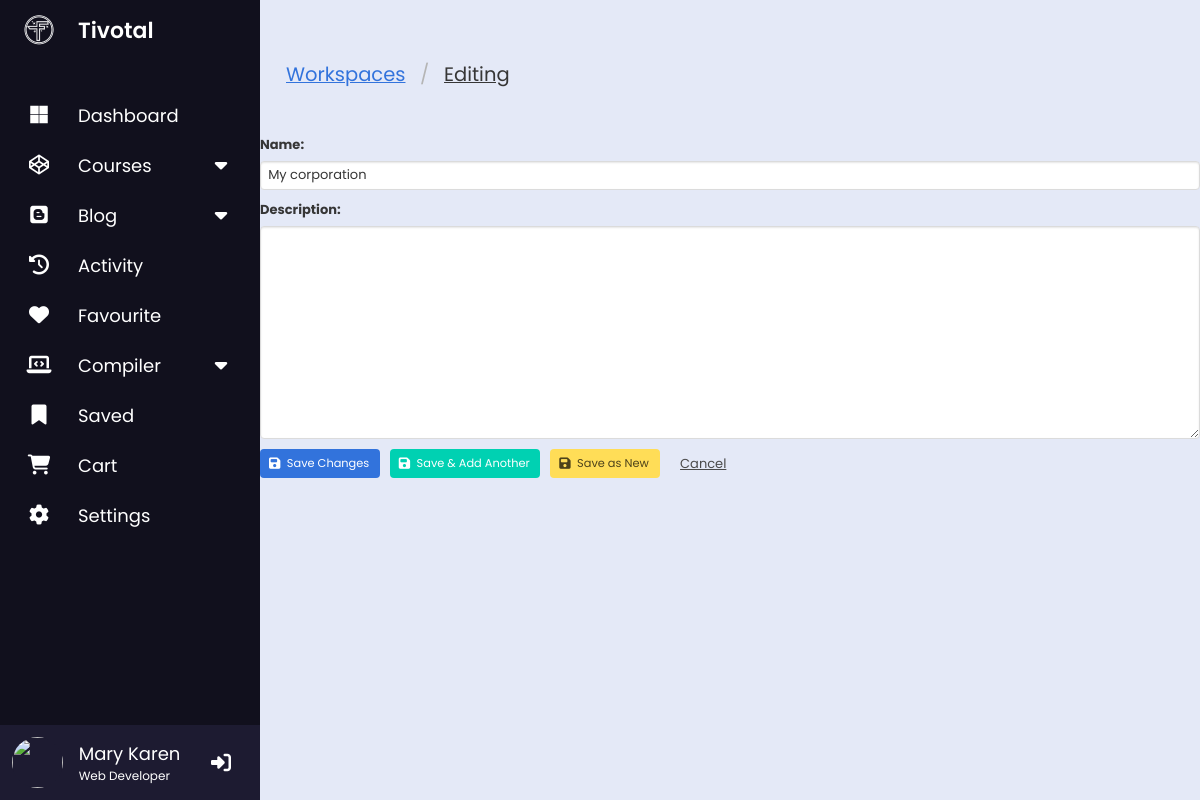
/api/1/workspaces/1/edit/?next=/api/1/workspaces/ (signed in), run on an earlier commit of the app's database.
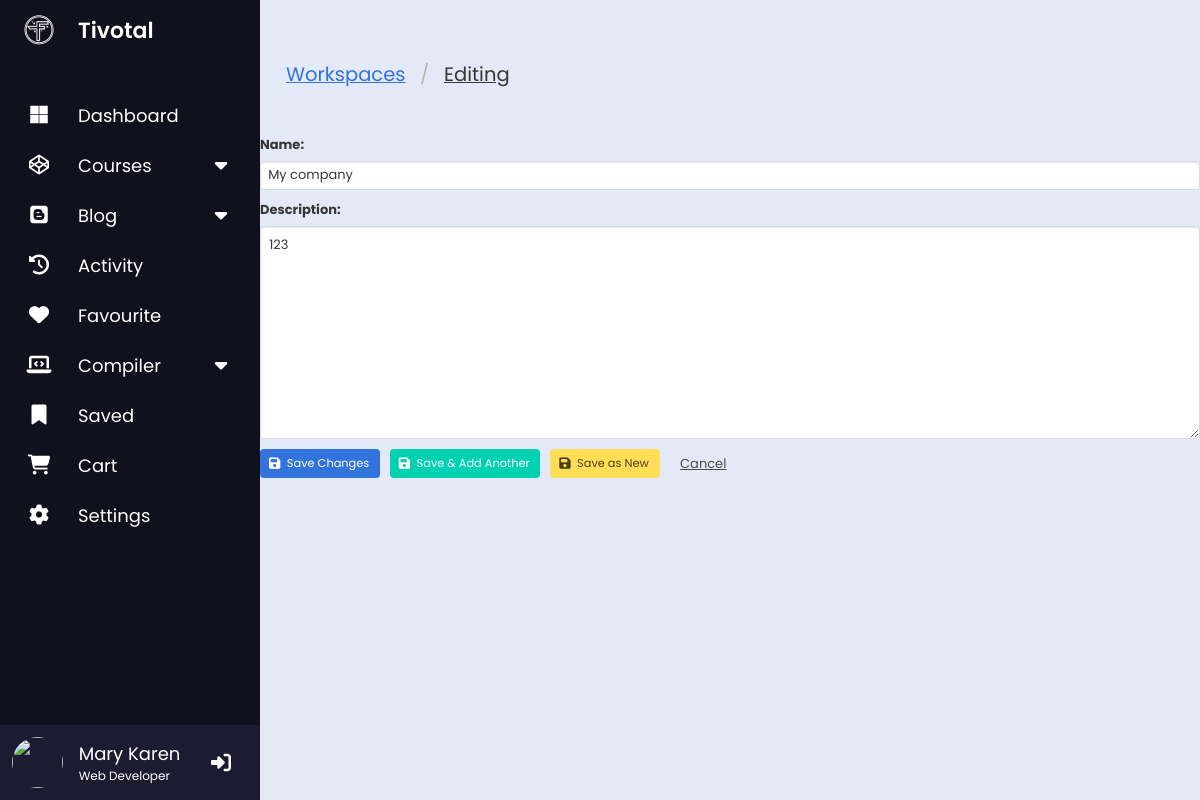
And on a later commit of the database.
### api/workspace/models.py (models this page shows, shortened)
class Workspace(models.Model):
    slug = models.SlugField(max_length=100, db_index=True, default='default')
    name = models.CharField(max_length=100, db_index=True)
    description = models.TextField(blank=True, null=True)
    owner = models.ForeignKey(settings.AUTH_USER_MODEL, null=True, blank=True, on_delete=models.CASCADE)
    members = models.ManyToManyField(settings.AUTH_USER_MODEL, related_name='members_set', blank=True)
    created_at = models.DateTimeField(auto_now=True, db_index=True)
    updated_at = models.DateTimeField(auto_now_add=True, db_index=True)
    class Meta:
        unique_together = ('slug', 'owner')
        get_latest_by = 'created_at'
        ordering = ['owner', 'name']
        verbose_name = 'workspace'
        verbose_name_plural = 'workspaces'

### api/workspace/views.py (the view)
# urls.py: path('<int:pk>/edit/', WorkspaceUpdateView.as_view(), name='workspace-edit'),
@method_decorator(login_required, name='dispatch')
class WorkspaceUpdateView(WorkspaceBaseView, UpdateView):
    def post(self, *args, **kwargs):
        data = ujson.loads(self.request.body)
        if data.get('save-as-new'):
            form = self.get_form_class()(data)
        else:
            form = self.get_form_class()(data, instance=self.get_object())
        return self.form_valid(form)

### api/forms.py
class SearchForm(forms.Form):
    q = forms.CharField(
        help_text="Click to see help & options",
        required=False,
        widget=forms.TextInput(attrs={
            'autocomplete': 'off'
        })
    )

### api/context_processors.py (called while the page is built)
def site(request):
    return dict(
        current_site=SimpleLazyObject(lambda: get_current_site(request)),
    )

def navigation(request):
    params = dict(
        encoded_url=quote_plus(request.get_full_path()),
        next_url=unquote_plus(request.GET.get('next', ''))
    )
    try:
        params['page'] = int(request.GET.get('page', 0))
    except ValueError:
        pass
    get_vars = request.GET.copy()
    try:
        get_vars.pop('page')
    except KeyError:
        pass
    params['get_vars'] = "&" + get_vars.urlencode()
    return params

def search(request):
    return dict(search_form=SearchForm(request.GET))

### api/workspace/templates/workspace/workspace_form.html (shortened to what this page needs)
{% extends 'base.html' %}
{% block content %}
	<nav class="level">
		<div class="level-left">
			<nav class="breadcrumb is-large" aria-label="breadcrumbs">
				<ul>
          <li><a href="{% url 'workspaces:workspace-list' current_workspace %}">Workspaces</a></li>
          <li class="is-active">
            <a href="#" aria-current="page">
              {% if object %}Editing {{ object.title }}{% else %}Create a Workspace{% endif %}
            </a>
          </li>
				</ul>
			</nav>
		</div>
	</nav>
  <form method="post">{% csrf_token %}
    {% for field in form.visible_fields %}
        <div class="field">
          <label class="label">{{ field.label_tag }}</label>
          <div class="control">
            {{ field }}
          </div>
        </div>
    {% endfor %}
    <div class="field is-grouped">
      <div class="control">
        <button class="button is-link" type="submit" name="save" value="save">
          <span class="icon is-small">
            <i class="fas fa-save"></i>
          </span>
          <small>Save Changes</small>
        </button>
      </div>
      <div class="control">
        <button class="button is-primary" type="submit" data-next="{{ workspace_add_url }}" name="save-and-add" value="save-and-add">
          <span class="icon is-small">
            <i class="fas fa-save"></i>
          </span>
          <small>Save &amp; Add Another</small>
        </button>
      </div>
      {% if object %}
      <div class="control">
        <button class="button is-warning" type="submit" name="save-as-new" value="save-as-new">
          <span class="icon is-small">
            <i class="fas fa-save"></i>
          </span>
          <small>Save as New</small>
        </button>
      </div>
      {% endif %}
      <div class="control">
        <a class="button is-text" href="{{ next_url }}">Cancel</a>
      </div>
    </div>
  </form>
{% endblock %}

### api/templates/django/forms/widgets/input.html
<input class="input" type="{{ widget.type }}" name="{{ widget.name }}"{% if widget.value != None %} value="{{ widget.value|stringformat:'s' }}"{% endif %}{% include "django/forms/widgets/attrs.html" %}>

### api/templates/django/forms/widgets/textarea.html
<textarea class="textarea" name="{{ widget.name }}"{% include "django/forms/widgets/attrs.html" %}>
{% if widget.value %}{{ widget.value }}{% endif %}</textarea>

What changed in the data, as far as the page shows it:
changed Workspace: name "My corporation" → "My company"
Also different on the page:
new list line: "123"
